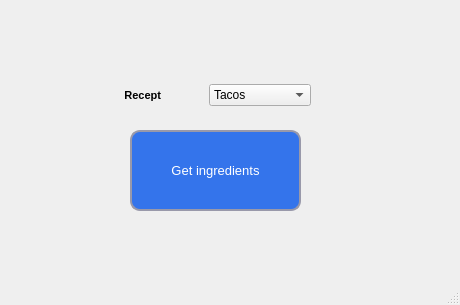
<?xml version="1.0" encoding="UTF-8"?>
<ui version="4.0">
 <class>mainwindow</class>
 <widget class="QMainWindow" name="mainwindow">
  <property name="geometry">
   <rect>
    <x>0</x>
    <y>0</y>
    <width>460</width>
    <height>305</height>
   </rect>
  </property>
  <property name="windowTitle">
   <string>SmartShop</string>
  </property>
  <property name="windowIcon">
   <iconset>
        <normaloff>../pictures/smartshoplogo.png</normaloff>
   </iconset>
  </property>
  <widget class="QWidget" name="centralwidget">
   <widget class="QPushButton" name="get_ingredients_button">
    <property name="geometry">
     <rect>
      <x>130</x>
      <y>130</y>
      <width>171</width>
      <height>81</height>
     </rect>
    </property>
    <property name="font">
     <font>
      <pointsize>10</pointsize>
      <weight>50</weight>
      <bold>false</bold>
     </font>
    </property>
    <property name="styleSheet">
     <string notr="true">QPushButton {
	border-style: solid;
	border-width: 2px;
	border-color: #9999aa;
	border-radius: 10px;
	color: white;
	background-color: #3474eb
}

QPushButton:enabled {
	background-color: #3474eb
	color: white;
}

QPushButton:pressed {
	background-color: #0d2f72;
	color: #fffffe;
}

QPushButton:hover:!pressed {
	background-color: E1F4FF;
	color: 0c2f70;
}

QPushButton:disabled {
	background-color: #aaaaaa;
	color: #ffffff;
}</string>
    </property>
    <property name="text">
     <string>Get ingredients</string>
    </property>
   </widget>
   <widget class="QLabel" name="recipe_step">
    <property name="geometry">
     <rect>
      <x>140</x>
      <y>190</y>
      <width>131</width>
      <height>111</height>
     </rect>
    </property>
    <property name="text">
     <string/>
    </property>
   </widget>
   <widget class="QWidget" name="horizontalLayoutWidget">
    <property name="geometry">
     <rect>
      <x>100</x>
      <y>70</y>
      <width>211</width>
      <height>51</height>
     </rect>
    </property>
    <layout class="QHBoxLayout" name="horizontalLayout">
     <property name="leftMargin">
      <number>0</number>
     </property>
     <property name="rightMargin">
      <number>0</number>
     </property>
     <property name="bottomMargin">
      <number>0</number>
     </property>
     <item>
      <widget class="QLabel" name="recept_label">
       <property name="font">
        <font>
         <pointsize>8</pointsize>
         <weight>75</weight>
         <bold>true</bold>
        </font>
       </property>
       <property name="text">
        <string>        Recept</string>
       </property>
      </widget>
     </item>
     <item>
      <widget class="QComboBox" name="chosen_recipe">
       <item>
        <property name="text">
         <string>Tacos</string>
        </property>
       </item>
       <item>
        <property name="text">
         <string>Hamburger</string>
        </property>
       </item>
      </widget>
     </item>
    </layout>
   </widget>
  </widget>
  <widget class="QMenuBar" name="menubar">
   <property name="geometry">
    <rect>
     <x>0</x>
     <y>0</y>
     <width>460</width>
     <height>22</height>
    </rect>
   </property>
  </widget>
  <widget class="QStatusBar" name="statusbar"/>
 </widget>
 <resources/>
 <connections/>
</ui>
